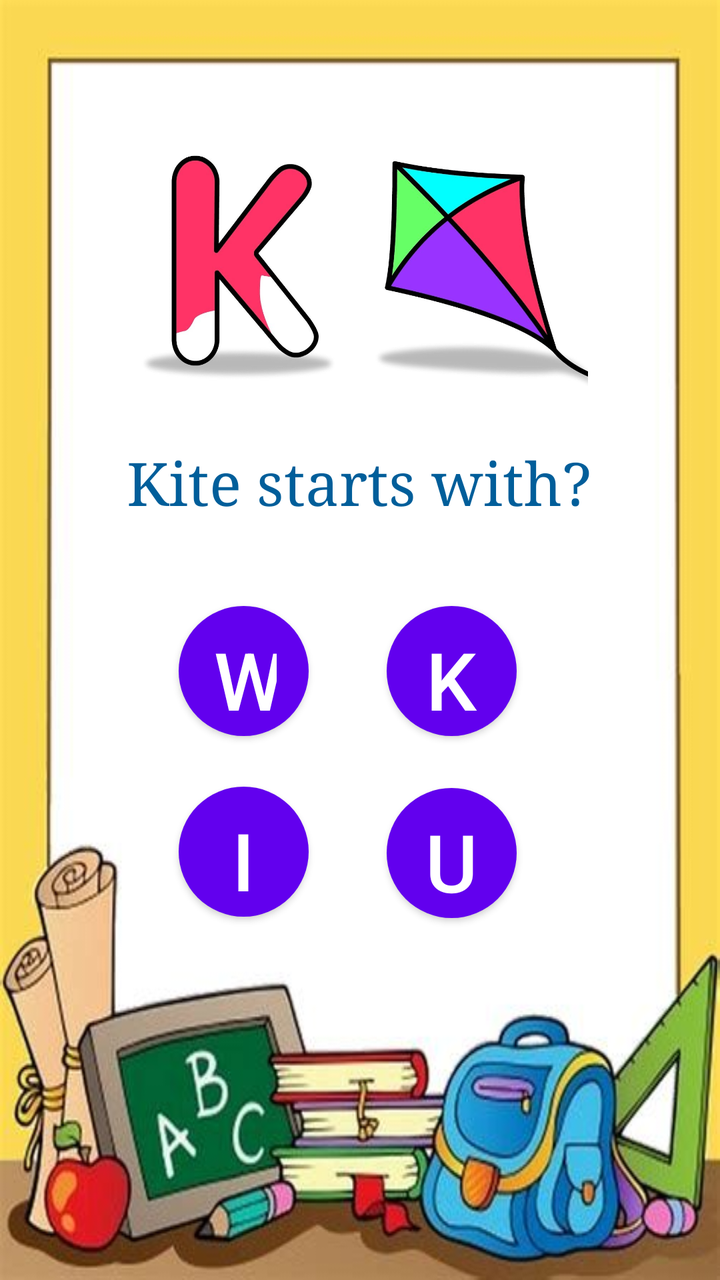
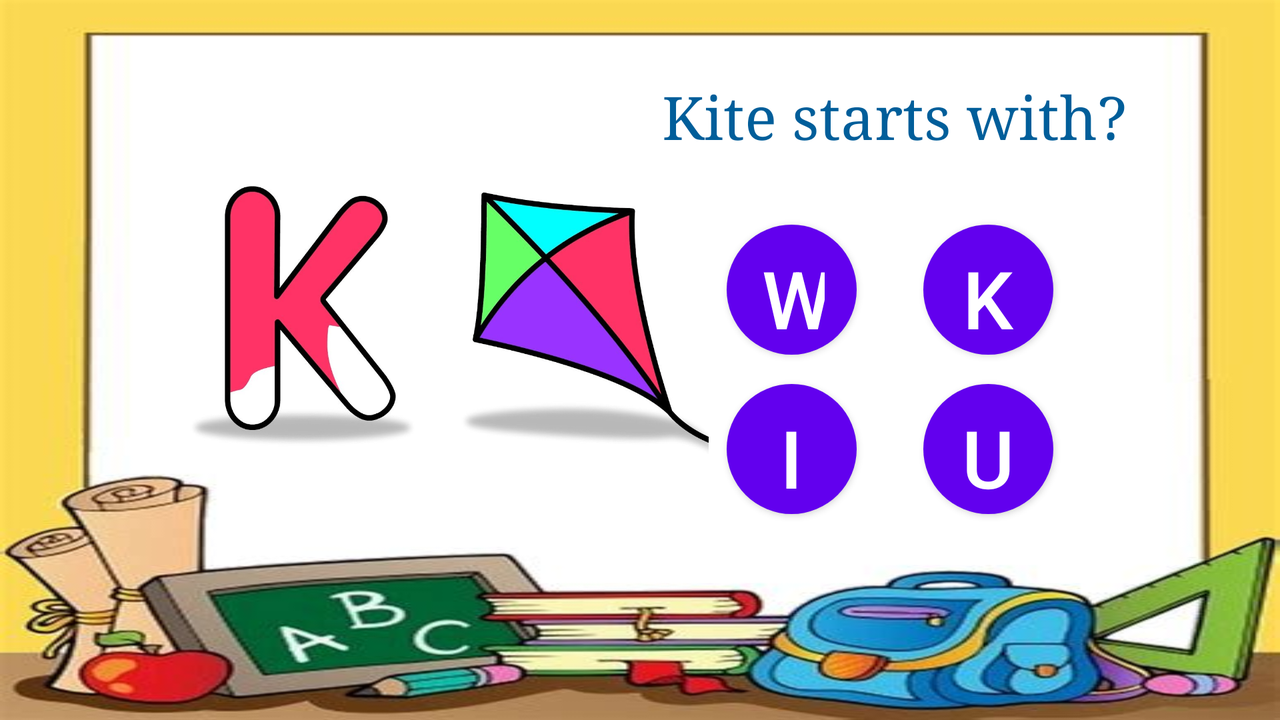

Two renders of one Android screen. The first uses the default layout on a phone; the second uses the alternative layout the repository ships for a different screen configuration, on a matching device. The two XML files are below.
<!-- AndroidManifest.xml: application theme Theme.MC_ASSIGNMENT01_KidsEnglishBook -->
<!-- res/layout/activity_ques5.xml -->
<?xml version="1.0" encoding="utf-8"?>
<androidx.constraintlayout.widget.ConstraintLayout xmlns:android="http://schemas.android.com/apk/res/android"
    xmlns:app="http://schemas.android.com/apk/res-auto"
    xmlns:tools="http://schemas.android.com/tools"
    android:layout_width="match_parent"
    android:layout_height="match_parent"
    android:background="@drawable/bg"
    tools:context=".ques1">

    <ImageView
        android:id="@+id/imageView2"
        android:layout_width="228dp"
        android:layout_height="136dp"
        app:layout_constraintBottom_toBottomOf="parent"
        app:layout_constraintEnd_toEndOf="parent"
        app:layout_constraintStart_toStartOf="parent"
        app:layout_constraintTop_toTopOf="parent"
        app:layout_constraintVertical_bias="0.121"
        app:srcCompat="@drawable/q5" />

    <TextView
        android:id="@+id/textView"
        android:layout_width="wrap_content"
        android:layout_height="wrap_content"
        android:fontFamily="serif"
        android:text="Kite starts with?"
        android:textAlignment="center"
        android:textColor="#005E9A"
        android:textFontWeight="@integer/material_motion_duration_long_1"
        android:textSize="30dp"
        app:layout_constraintBottom_toBottomOf="parent"
        app:layout_constraintEnd_toEndOf="parent"
        app:layout_constraintHorizontal_bias="0.497"
        app:layout_constraintStart_toStartOf="parent"
        app:layout_constraintTop_toBottomOf="@+id/imageView2"
        app:layout_constraintVertical_bias="0.06" />

    <Button
        android:id="@+id/w1"
        android:layout_width="65dp"
        android:layout_height="65dp"
        android:background="@drawable/circular_buttons"
        android:text="W"
        android:textAllCaps="false"
        android:textColor="#FFFFFF"
        android:textSize="40sp"
        app:layout_constraintBottom_toBottomOf="parent"
        app:layout_constraintEnd_toEndOf="parent"
        app:layout_constraintHorizontal_bias="0.303"
        app:layout_constraintStart_toStartOf="parent"
        app:layout_constraintTop_toTopOf="parent"
        app:layout_constraintVertical_bias="0.527" />

    <Button
        android:id="@+id/correct5"
        android:layout_width="65dp"
        android:layout_height="65dp"
        android:background="@drawable/circular_buttons"
        android:text="K"
        android:textAllCaps="false"
        android:textColor="#FFFFFF"
        android:textSize="40sp"
        app:layout_constraintBottom_toBottomOf="parent"
        app:layout_constraintEnd_toEndOf="parent"
        app:layout_constraintHorizontal_bias="0.277"
        app:layout_constraintStart_toEndOf="@+id/w1"
        app:layout_constraintTop_toTopOf="parent"
        app:layout_constraintVertical_bias="0.527" />

    <Button
        android:id="@+id/i1"
        android:layout_width="65dp"
        android:layout_height="65dp"
        android:background="@drawable/circular_buttons"
        android:text="I"
        android:textAllCaps="false"
        android:textColor="#FFFFFF"
        android:textSize="40sp"
        app:layout_constraintBottom_toBottomOf="parent"
        app:layout_constraintEnd_toEndOf="parent"
        app:layout_constraintHorizontal_bias="0.303"
        app:layout_constraintStart_toStartOf="parent"
        app:layout_constraintTop_toBottomOf="@+id/w1"
        app:layout_constraintVertical_bias="0.123" />

    <Button
        android:id="@+id/u1"
        android:layout_width="65dp"
        android:layout_height="65dp"
        android:background="@drawable/circular_buttons"
        android:text="U"
        android:textAllCaps="false"
        android:textColor="#FFFFFF"
        android:textSize="40sp"
        app:layout_constraintBottom_toBottomOf="parent"
        app:layout_constraintEnd_toEndOf="parent"
        app:layout_constraintHorizontal_bias="0.278"
        app:layout_constraintStart_toEndOf="@+id/i1"
        app:layout_constraintTop_toBottomOf="@+id/correct5"
        app:layout_constraintVertical_bias="0.125" />

</androidx.constraintlayout.widget.ConstraintLayout>
<!-- resources referenced by this layout -->
<resources>
  <!-- drawable bg: jpg bitmap (drawable, 26356 bytes) -->
  <!-- drawable circular_buttons (drawable) -->
  <?xml version="1.0" encoding="utf-8"?>
  <shape xmlns:android="http://schemas.android.com/apk/res/android" android:shape="rectangle">
  
      <gradient android:startColor="#2AF598" android:endColor="#009EFD" android:type="linear"/>
      <corners android:radius="999dp"/>
  
  </shape>
  <!-- drawable q5: jpg bitmap (drawable, 61085 bytes) -->
  <style name="Theme.MC_ASSIGNMENT01_KidsEnglishBook" parent="Theme.MaterialComponents.DayNight.NoActionBar">
          
          <item name="colorPrimary">@color/purple_500</item>
          <item name="colorPrimaryVariant">@color/purple_700</item>
          <item name="colorOnPrimary">@color/white</item>
          
          <item name="colorSecondary">@color/teal_200</item>
          <item name="colorSecondaryVariant">@color/teal_700</item>
          <item name="colorOnSecondary">@color/black</item>
          
          <item name="android:statusBarColor" tools:targetApi="l">?attr/colorPrimaryVariant</item>
          
      </style>
</resources>
<!-- res/layout-land/activity_ques5.xml (the repository's variant of the layout above) -->
<!-- drawn on the phone turned sideways -->
<?xml version="1.0" encoding="utf-8"?>
<androidx.constraintlayout.widget.ConstraintLayout xmlns:android="http://schemas.android.com/apk/res/android"
    xmlns:app="http://schemas.android.com/apk/res-auto"
    xmlns:tools="http://schemas.android.com/tools"
    android:layout_width="match_parent"
    android:layout_height="match_parent"
    android:background="@drawable/bg"
    tools:context=".ques1">

    <ImageView
        android:id="@+id/imageView2"
        android:layout_width="271dp"
        android:layout_height="149dp"
        app:layout_constraintBottom_toBottomOf="parent"
        app:layout_constraintEnd_toEndOf="parent"
        app:layout_constraintHorizontal_bias="0.234"
        app:layout_constraintStart_toStartOf="parent"
        app:layout_constraintTop_toTopOf="parent"
        app:layout_constraintVertical_bias="0.37"
        app:srcCompat="@drawable/q5" />

    <TextView
        android:id="@+id/textView"
        android:layout_width="wrap_content"
        android:layout_height="wrap_content"
        android:fontFamily="serif"
        android:text="Kite starts with?"
        android:textAlignment="center"
        android:textColor="#005E9A"
        android:textFontWeight="@integer/material_motion_duration_long_1"
        android:textSize="30dp"
        app:layout_constraintBottom_toBottomOf="parent"
        app:layout_constraintEnd_toEndOf="parent"
        app:layout_constraintHorizontal_bias="0.813"
        app:layout_constraintStart_toStartOf="parent"
        app:layout_constraintTop_toTopOf="parent"
        app:layout_constraintVertical_bias="0.12" />

    <Button
        android:id="@+id/w1"
        android:layout_width="65dp"
        android:layout_height="65dp"
        android:background="@drawable/circular_buttons"
        android:text="W"
        android:textAllCaps="false"
        android:textColor="#FFFFFF"
        android:textSize="40sp"
        app:layout_constraintBottom_toBottomOf="parent"
        app:layout_constraintEnd_toEndOf="parent"
        app:layout_constraintHorizontal_bias="0.632"
        app:layout_constraintStart_toStartOf="parent"
        app:layout_constraintTop_toTopOf="parent"
        app:layout_constraintVertical_bias="0.381" />

    <Button
        android:id="@+id/correct5"
        android:layout_width="65dp"
        android:layout_height="65dp"
        android:background="@drawable/circular_buttons"
        android:text="K"
        android:textAllCaps="false"
        android:textColor="#FFFFFF"
        android:textSize="40sp"
        app:layout_constraintBottom_toBottomOf="parent"
        app:layout_constraintEnd_toEndOf="parent"
        app:layout_constraintHorizontal_bias="0.227"
        app:layout_constraintStart_toEndOf="@+id/w1"
        app:layout_constraintTop_toTopOf="parent"
        app:layout_constraintVertical_bias="0.381" />

    <Button
        android:id="@+id/i1"
        android:layout_width="65dp"
        android:layout_height="65dp"
        android:background="@drawable/circular_buttons"
        android:text="I"
        android:textAllCaps="false"
        android:textColor="#FFFFFF"
        android:textSize="40sp"
        app:layout_constraintBottom_toBottomOf="parent"
        app:layout_constraintEnd_toEndOf="parent"
        app:layout_constraintHorizontal_bias="0.632"
        app:layout_constraintStart_toStartOf="parent"
        app:layout_constraintTop_toBottomOf="@+id/w1"
        app:layout_constraintVertical_bias="0.126" />

    <Button
        android:id="@+id/u1"
        android:layout_width="65dp"
        android:layout_height="65dp"
        android:background="@drawable/circular_buttons"
        android:text="U"
        android:textAllCaps="false"
        android:textColor="#FFFFFF"
        android:textSize="40sp"
        app:layout_constraintBottom_toBottomOf="parent"
        app:layout_constraintEnd_toEndOf="parent"
        app:layout_constraintHorizontal_bias="0.227"
        app:layout_constraintStart_toEndOf="@+id/i1"
        app:layout_constraintTop_toBottomOf="@+id/correct5"
        app:layout_constraintVertical_bias="0.126" />

</androidx.constraintlayout.widget.ConstraintLayout>
